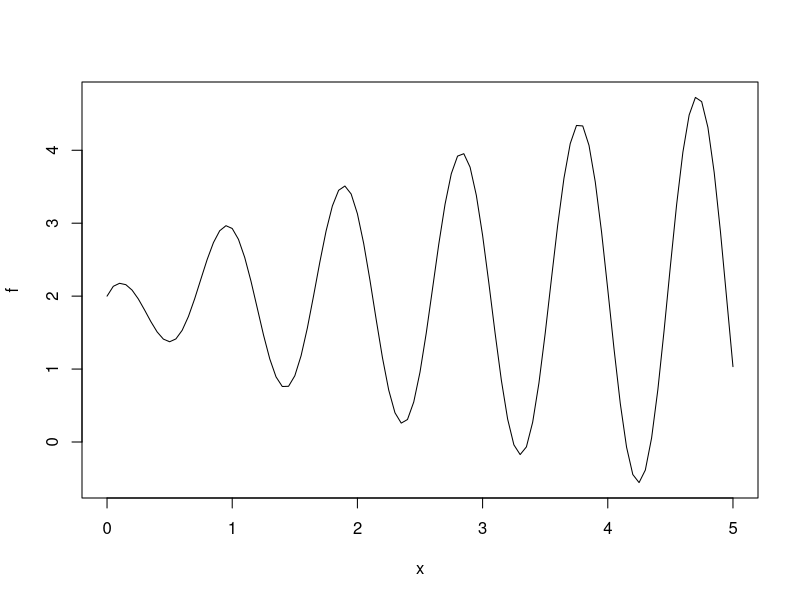
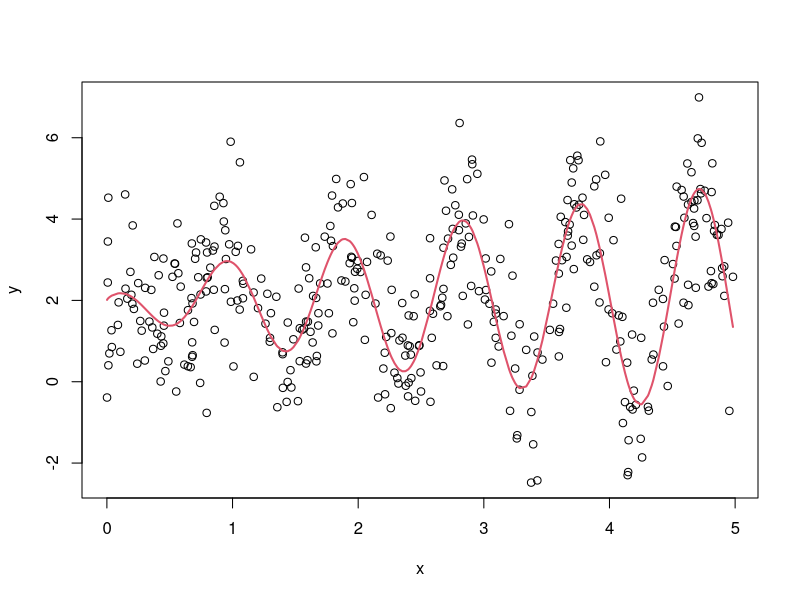
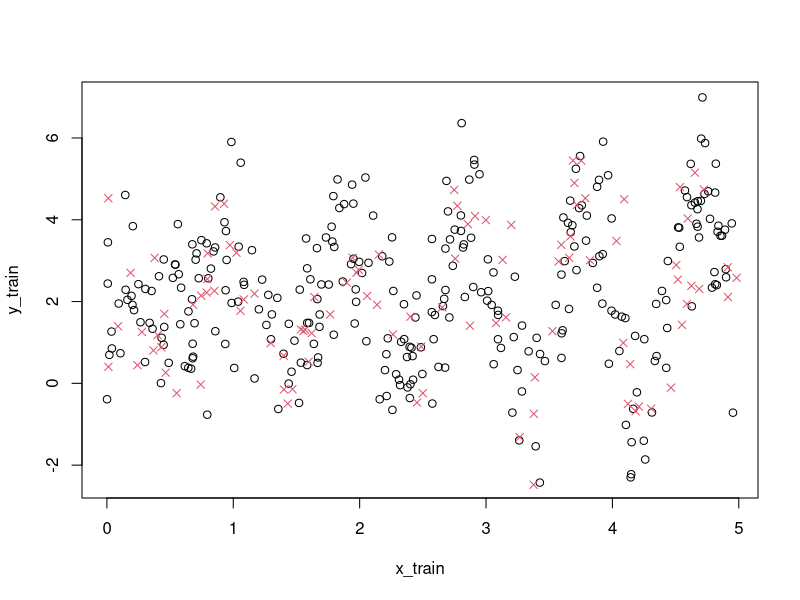
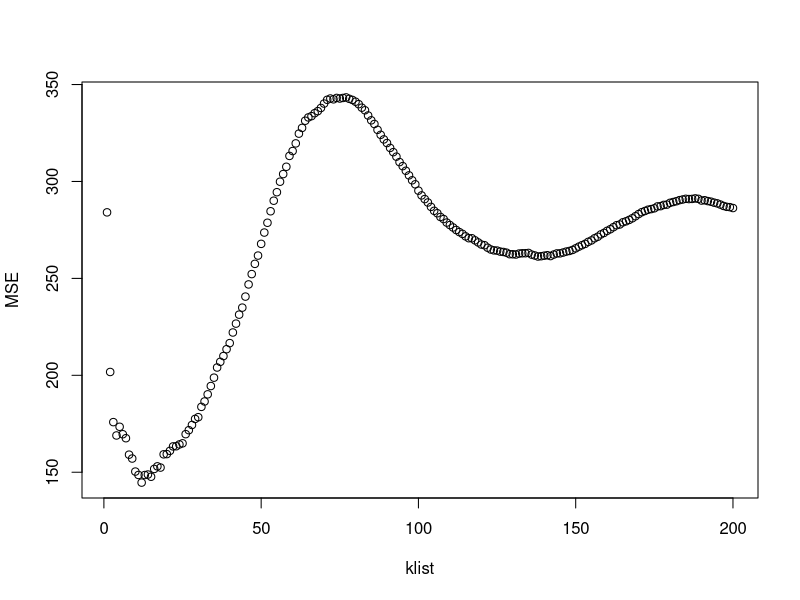
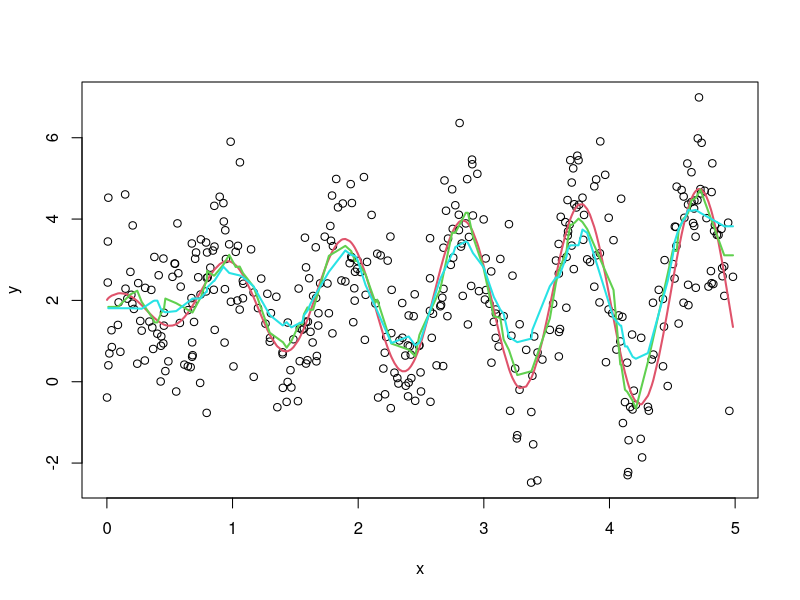

Source code (R) for these figures, in order:
# Selecting seed to be reproducible
set.seed(42)

# "best" predictor/algorithm
# One can try to modify the denominator inside the cosine to change the complexity of f*
f = function(x){
  y=2+x^(.2)*cos(x/.15)/x^-.45
  return(y)
}
plot(f,0,5)

# Simulating data points: change n and sigma
N=400
sigma=1.2
x=runif(N,0,5); x=sort(x)  # For convenience, the input x is sorted
y=rep(0,times=N)
for (i in 1:N) {
  y[i] = f(x[i]) + rnorm(1,0,sigma)  # rnorm(size, mean, std)
}
plot(x,y)
points(x,f(x), type="l", col=2, lwd=2)

# k-neighbors estimator
# k is number of neighbors and test=TRUE/FALSE tells if you estimate
# over any grid (FALSE) or over the x sampled in test data set (TRUE)
kn = function(k, test){
  if (test=="FALSE") {
    z = seq(0, 5, by=0.01)
    ll = length(z)
  }
  if (test=="TRUE"){
    z = x_test
    ll = length(z)
  }
  nk = rep(0, times=ll)
  for (j in 1:ll) {
    veci = which(abs(z[j]-x_train) %in% sort(abs(z[j]-x_train))[1:k])
    nk[j] = sum(y_train[veci])/k
  }
  return(nk)
}

# Sampling data between train and test
indices = sample(c(1:N), size=300)  # getting indices randmonly
x_train = x[indices]
y_train = y[indices]
x_test = x[-indices]
y_test = y[-indices]

# Plotting train and test data in same figure
plot(x_train, y_train)
points(x_test, y_test, col=2, pch=4)

# MSE computation (test data)
klist = 1:200  # List of k to test
MSE = rep(0, times=length(klist))  # I make a zeroes array with length of ksize to store MSEs
for (ki in klist) {
  y_pred = kn(ki, "TRUE")
  MSEi = mean(sum((y_test - y_pred)^2))
  MSE[ki] = MSEi
}

# Getting best k from MSE
plot(klist, MSE)
kbest = which.min(MSE)

# Plotting best estimator
plot(x,y)
points(x, f(x), type="l", col=2, lwd=2)
points(x_test, kn(kbest,"TRUE"), type="l", col=3, lwd=2)
points(x_test, kn(25,"TRUE"), type="l", col=5, lwd=2)

# Test
k = 1
y_pred = kn(k, "TRUE")
MSEi = mean(sum((y_test - y_pred)^2))